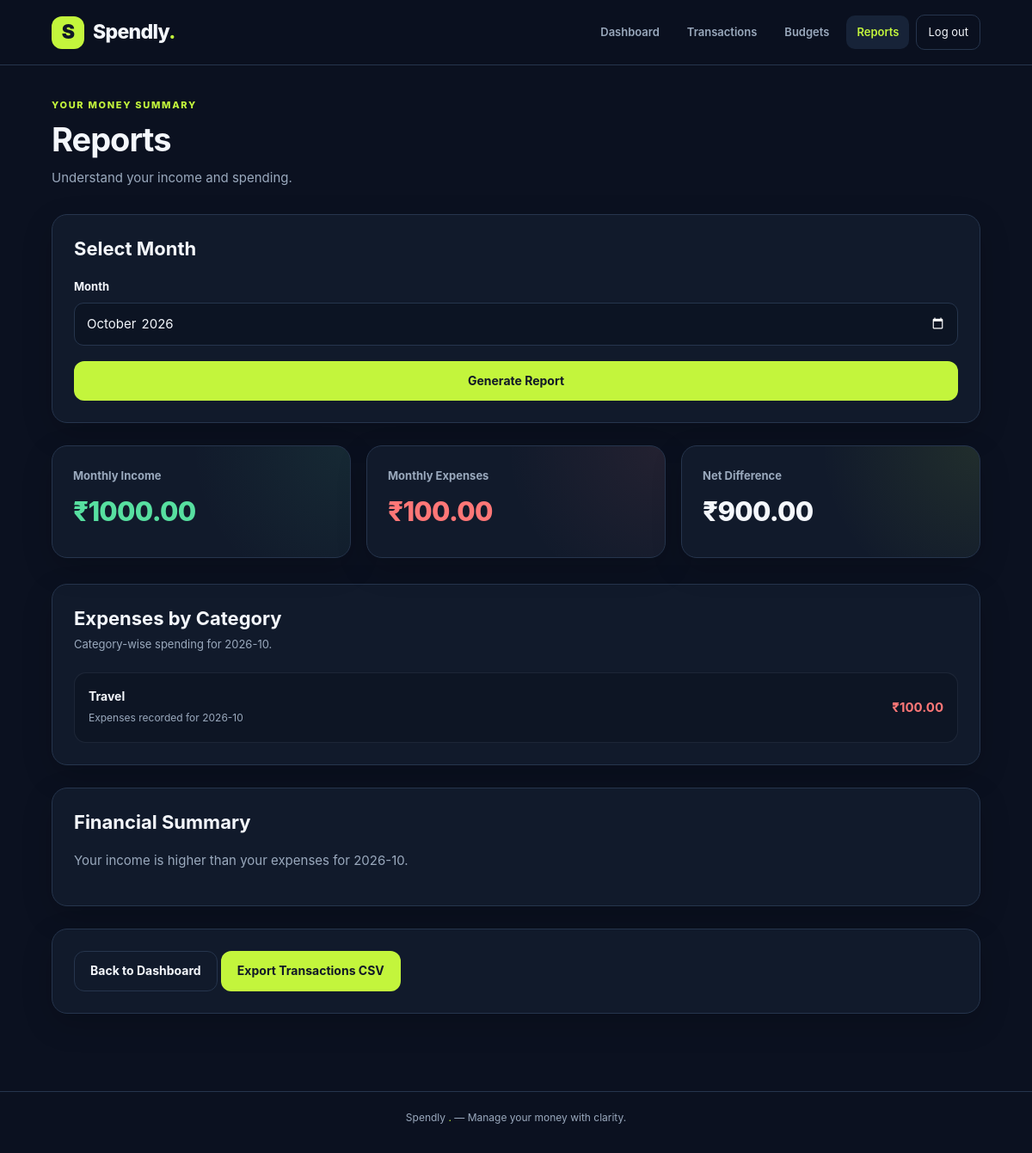
The app's page /reports (signed in) with its own data.
### models.py (models this page shows)
class Transaction(db.Model):
    __tablename__ = "transactions"
    id = db.Column(db.Integer, primary_key=True)
    user_id = db.Column(
        db.Integer,
        db.ForeignKey("users.id"),
        nullable=False,
        index=True
    )
    account_type = db.Column(db.String(30), nullable=False)
    transaction_type = db.Column(db.String(30), nullable=False)
    amount = db.Column(db.Float, nullable=False)
    category = db.Column(db.String(80), default="Other", nullable=False)
    note = db.Column(db.String(250), default="", nullable=False)
    transaction_date = db.Column(db.String(10), nullable=False, index=True)
    created_at = db.Column(
        db.DateTime,
        default=lambda: datetime.now(timezone.utc),
        nullable=False
    )

### app.py (the view)
@app.route("/reports")
@login_required
def reports():
    user_id = session["user_id"]
    month = selected_month()
    rows = get_month_transactions(
        user_id,
        month
    )
    category_totals = {}
    monthly_income = 0.0
    monthly_expenses = 0.0
    for transaction in rows:
        amount = float(
            transaction.amount or 0
        )
        if transaction.transaction_type == "income":
            monthly_income += amount
        elif transaction.transaction_type == "expense":
            monthly_expenses += amount
            category = transaction.category or "Other"
            category_totals[category] = (
                category_totals.get(category, 0) + amount
            )
    budget_context = get_budget_context(
        user_id,
        month
    )
    return render_template(
        "reports.html",
        month=month,
        category_totals=category_totals,
        monthly_income=round(monthly_income, 2),
        monthly_expenses=round(monthly_expenses, 2),
        budget=budget_context["budget"],
        spent=budget_context["spent"],
        remaining=budget_context["remaining"]
    )

### app.py (called while the page is built, shortened)
def valid_month(value):
    try:
        return (
            isinstance(value, str)
            and len(value) == 7
            and datetime.strptime(value, "%Y-%m").strftime("%Y-%m")
            == value
        )
    except (ValueError, TypeError):
        return False

def next_month(month):
    year, number = map(int, month.split("-"))
    if number == 12:
        return f"{year + 1}-01-01"
    return f"{year}-{number + 1:02d}-01"

def selected_month():
    month = request.args.get(
        "month",
        date.today().strftime("%Y-%m")
    )
    return (
        month
        if valid_month(month)
        else date.today().strftime("%Y-%m")
    )

def get_month_transactions(user_id, month):
    start_date = month + "-01"
    end_date = next_month(month)
    return Transaction.query.filter(
        Transaction.user_id == user_id,
        Transaction.transaction_date >= start_date,
        Transaction.transaction_date < end_date
    ).all()

def get_overall_budget(user_id, month):
    return Budget.query.filter_by(
        user_id=user_id,
        category=OVERALL_BUDGET_CATEGORY,
        month=month
    ).first()

def login_required(view):
    @wraps(view)
    def wrapper(*args, **kwargs):
        user_id = session.get("user_id")
        if not user_id:
            return redirect(url_for("login"))
        user = db.session.get(User, user_id)
        session["username"] = user.username
        return view(*args, **kwargs)
    return wrapper

### templates/reports.html (shortened to what this page needs)
{% extends "base.html" %}
{% block content %}
<section class="dashboard-page">
    <div class="dashboard-header">
        <div>
            <p class="eyebrow">YOUR MONEY SUMMARY</p>
            <h1>Reports</h1>
            <p class="muted">Understand your income and spending.</p>
        </div>
    </div>
    <section class="dashboard-section">
        <h2>Select Month</h2>
        <form
            action="{{ url_for('reports') }}"
            method="GET"
            class="form-stack"
        >
            <div class="form-group">
                <label for="month">Month</label>
                <input
                    type="month"
                    id="month"
                    name="month"
                    value="{{ month }}"
                    required
                >
            </div>
            <button type="submit" class="btn btn-primary">
                Generate Report
            </button>
        </form>
    </section>
    <section class="dashboard-cards">
        <article class="dashboard-card">
            <p class="muted">Monthly Income</p>
            <h2 class="income-amount">
                ₹{{ "%.2f"|format(monthly_income|float) }}
            </h2>
        </article>
        <article class="dashboard-card">
            <p class="muted">Monthly Expenses</p>
            <h2 class="expense-amount">
                ₹{{ "%.2f"|format(monthly_expenses|float) }}
            </h2>
        </article>
        <article class="dashboard-card">
            <p class="muted">Net Difference</p>
            <h2>
                ₹{{ "%.2f"|format((monthly_income|float) - (monthly_expenses|float)) }}
            </h2>
        </article>
    </section>
    <section class="dashboard-section">
        <div class="section-heading">
            <div>
                <h2>Expenses by Category</h2>
                <p class="muted">
                    Category-wise spending for {{ month }}.
                </p>
            </div>
        </div>
        {% if category_totals %}
            <div class="transaction-list">
                {% for category, total in category_totals.items() %}
                    <article class="transaction-item">
                        <div class="transaction-details">
                            <strong class="transaction-name">
                                {{ category }}
                            </strong>
                            <p class="transaction-meta">
                                Expenses recorded for {{ month }}
                            </p>
                        </div>
                        <strong class="expense-amount">
                            ₹{{ "%.2f"|format(total|float) }}
                        </strong>
                    </article>
                {% endfor %}
            </div>
        {% endif %}
    </section>
    <section class="dashboard-section">
        <h2>Financial Summary</h2>
        {% if monthly_income|float > monthly_expenses|float %}
            <p class="muted">
                Your income is higher than your expenses for {{ month }}.
            </p>
        {% elif monthly_expenses|float > monthly_income|float %}
            <p class="muted">
                Your expenses are higher than your income for {{ month }}.
            </p>
        {% else %}
            <p class="muted">
                Your income and expenses are equal for {{ month }}.
            </p>
        {% endif %}
    </section>
    <div class="dashboard-section">
        <a
            href="{{ url_for('dashboard') }}"
            class="btn btn-secondary"
        >
            Back to Dashboard
        </a>
        <a
            href="{{ url_for('export_csv') }}"
            class="btn btn-primary"
        >
            Export Transactions CSV
        </a>
    </div>
</section>
{% endblock %}

### records on screen
Transaction: category "Travel", month "2026-10", amount "100.00"

### other values on screen
{{ "%.2f"|format(monthly_income|float) }} "1000.00"
{{ "%.2f"|format(monthly_expenses|float) }} "100.00"
{{ "%.2f"|format((monthly_income|float) - (monthly_expenses|float)) }} "900.00"
{{ month }} "2026-10"
